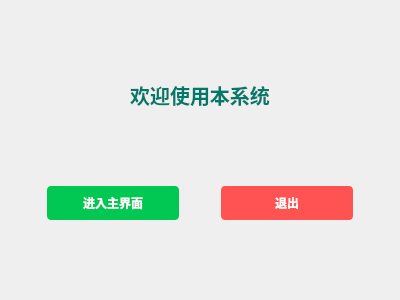
<?xml version="1.0" encoding="UTF-8"?>
<ui version="4.0">
  <class>ChildDialog</class>
  <widget class="QDialog" name="ChildDialog">
    <property name="geometry">
      <rect>
        <x>0</x>
        <y>0</y>
        <width>400</width>
        <height>300</height>
      </rect>
    </property>
    <property name="minimumSize">
      <size>
        <width>400</width>
        <height>300</height>
      </size>
    </property>
    <property name="windowTitle">
      <string>欢迎界面</string>
    </property>
    <property name="styleSheet">
      <string notr="true">
        /* 全局样式 */
        QDialog {
          background: qlineargradient(x1:0, y1:0, x2:1, y2:1,
                                    stop:0 #e0f7fa, stop:1 #b2ebf2);
          font-family: "Microsoft YaHei";
        }

        /* 按钮基础样式 */
        QPushButton {
          border: none;
          padding: 8px 16px;
          border-radius: 4px;
          min-width: 100px;
          font-weight: bold;
        }

        /* 进入主界面按钮 */
        #enterMainBtn {
          background-color: #00c853;
          color: white;
        }
        #enterMainBtn:hover {
          background-color: #00e676;
        }

        /* 退出按钮 */
        #exitBtn {
          background-color: #ff5252;
          color: white;
        }
        #exitBtn:hover {
          background-color: #ff1744;
        }

        /* 标签样式 */
        QLabel {
          font-size: 16px;
          color: #00796b;
        }
      </string>
    </property>
    <layout class="QVBoxLayout" name="verticalLayout">
      <!-- 顶部间距 -->
      <item>
        <spacer name="verticalSpacer_top">
          <property name="orientation">
            <enum>Qt::Vertical</enum>
          </property>
          <property name="sizeHint" stdset="0">
            <size>
              <width>20</width>
              <height>40</height>
            </size>
          </property>
        </spacer>
      </item>

      <!-- 欢迎文本 -->
      <item>
        <widget class="QLabel" name="welcomeLabel">
          <property name="alignment">
            <set>Qt::AlignCenter</set>
          </property>
          <property name="text">
            <string>欢迎使用本系统</string>
          </property>
          <property name="styleSheet">
            <string notr="true">font-size: 20px; font-weight: bold;</string>
          </property>
        </widget>
      </item>

      <!-- 中间间距 -->
      <item>
        <spacer name="verticalSpacer_mid">
          <property name="orientation">
            <enum>Qt::Vertical</enum>
          </property>
          <property name="sizeHint" stdset="0">
            <size>
              <width>20</width>
              <height>60</height>
            </size>
          </property>
        </spacer>
      </item>

      <!-- 按钮区域 -->
      <item>
        <layout class="QHBoxLayout" name="buttonLayout">
          <item>
            <spacer name="horizontalSpacer_left">
              <property name="orientation">
                <enum>Qt::Horizontal</enum>
              </property>
              <property name="sizeHint" stdset="0">
                <size>
                  <width>40</width>
                  <height>20</height>
                </size>
              </property>
            </spacer>
          </item>
          <item>
            <widget class="QPushButton" name="enterMainBtn">
              <property name="objectName">
                <string>enterMainBtn</string>
              </property>
              <property name="text">
                <string>进入主界面</string>
              </property>
            </widget>
          </item>
          <item>
            <spacer name="horizontalSpacer_mid">
              <property name="orientation">
                <enum>Qt::Horizontal</enum>
              </property>
              <property name="sizeHint" stdset="0">
                <size>
                  <width>40</width>
                  <height>20</height>
                </size>
              </property>
            </spacer>
          </item>
          <item>
            <widget class="QPushButton" name="exitBtn">
              <property name="objectName">
                <string>exitBtn</string>
              </property>
              <property name="text">
                <string>退出</string>
              </property>
            </widget>
          </item>
          <item>
            <spacer name="horizontalSpacer_right">
              <property name="orientation">
                <enum>Qt::Horizontal</enum>
              </property>
              <property name="sizeHint" stdset="0">
                <size>
                  <width>40</width>
                  <height>20</height>
                </size>
              </property>
            </spacer>
          </item>
        </layout>
      </item>

      <!-- 底部间距 -->
      <item>
        <spacer name="verticalSpacer_bottom">
          <property name="orientation">
            <enum>Qt::Vertical</enum>
          </property>
          <property name="sizeHint" stdset="0">
            <size>
              <width>20</width>
              <height>40</height>
            </size>
          </property>
        </spacer>
      </item>
    </layout>
  </widget>
  <resources/>
  <connections>
    <connection>
      <sender>exitBtn</sender>
      <signal>clicked()</signal>
      <receiver>ChildDialog</receiver>
      <slot>reject()</slot>
      <hints>
        <hint type="sourcelabel">
          <x>285</x>
          <y>235</y>
        </hint>
        <hint type="destinationlabel">
          <x>240</x>
          <y>150</y>
        </hint>
      </hints>
    </connection>
    <connection>
      <sender>enterMainBtn</sender>
      <signal>clicked()</signal>
      <receiver>ChildDialog</receiver>
      <slot>accept()</slot>
      <hints>
        <hint type="sourcelabel">
          <x>105</x>
          <y>235</y>
        </hint>
        <hint type="destinationlabel">
          <x>240</x>
          <y>150</y>
        </hint>
      </hints>
    </connection>
  </connections>
</ui>
